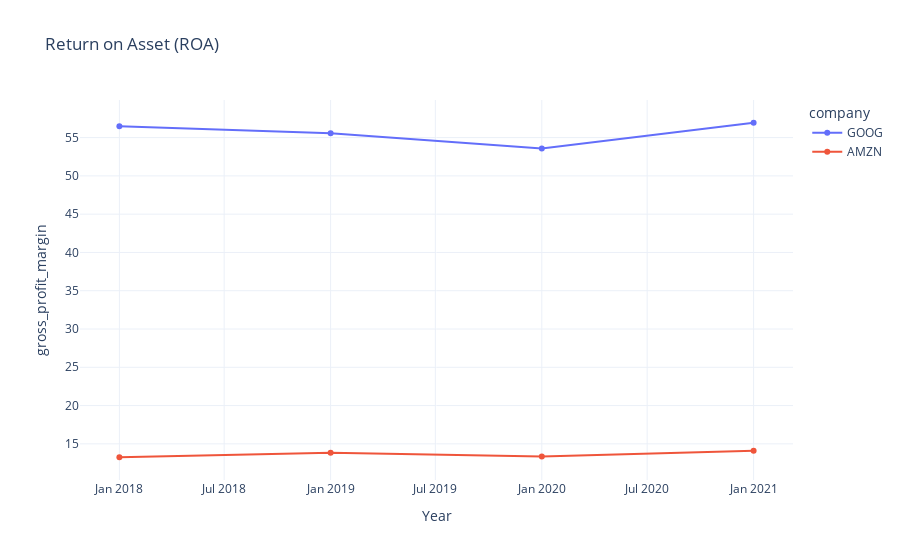

Notebook source saved alongside this figure:
### Code cell
# Plot ROA
from tkinter.tix import InputOnly


ratio_type = 'gross_profit_margin'
ratio_title = 'Return on Asset (ROA)'


df_roa = df_comb[df_comb['variable'] == ratio_type]
df_roa.dropna(inplace=True)
df_roa['value'] = pd.to_numeric(df_roa['value'])
df_roa = df_roa.round(2)

import plotly.express as px
fig = px.line(df_roa, x= 'index', y = 'value', color='company', markers=True,
                labels = {"value": ratio_type, "index": 'Year'},
                title= ratio_title,
                template='plotly_white'
                )
# fig.update_layout(title_text = 'This is subtitle')
fig.show()

### Figure 1 — Plotly figure (JSON) as saved in the notebook; plotly's stock layout.template omitted (floating-point values rounded to 4 significant figures)
{"data": [{"hovertemplate": "company=GOOG<br>Year=%{x}<br>gross_profit_margin=%{y}<extra></extra>", "legendgroup": "GOOG", "line": {"color": "#636efa", "dash": "solid"}, "marker": {"symbol": "circle"}, "mode": "lines+markers", "name": "GOOG", "orientation": "v", "showlegend": true, "type": "scatter", "x": ["2018-01-01T00:00:00", "2019-01-01T00:00:00", "2020-01-01T00:00:00", "2021-01-01T00:00:00"], "xaxis": "x", "y": [56.48, 55.58, 53.58, 56.94], "yaxis": "y"}, {"hovertemplate": "company=AMZN<br>Year=%{x}<br>gross_profit_margin=%{y}<extra></extra>", "legendgroup": "AMZN", "line": {"color": "#EF553B", "dash": "solid"}, "marker": {"symbol": "circle"}, "mode": "lines+markers", "name": "AMZN", "orientation": "v", "showlegend": true, "type": "scatter", "x": ["2018-01-01T00:00:00", "2019-01-01T00:00:00", "2020-01-01T00:00:00", "2021-01-01T00:00:00"], "xaxis": "x", "y": [13.25, 13.84, 13.34, 14.11], "yaxis": "y"}], "layout": {"legend": {"title": {"text": "company"}, "tracegroupgap": 0}, "title": {"text": "Return on Asset (ROA)"}, "xaxis": {"anchor": "y", "domain": [0, 1], "title": {"text": "Year"}}, "yaxis": {"anchor": "x", "domain": [0, 1], "title": {"text": "gross_profit_margin"}}}}
